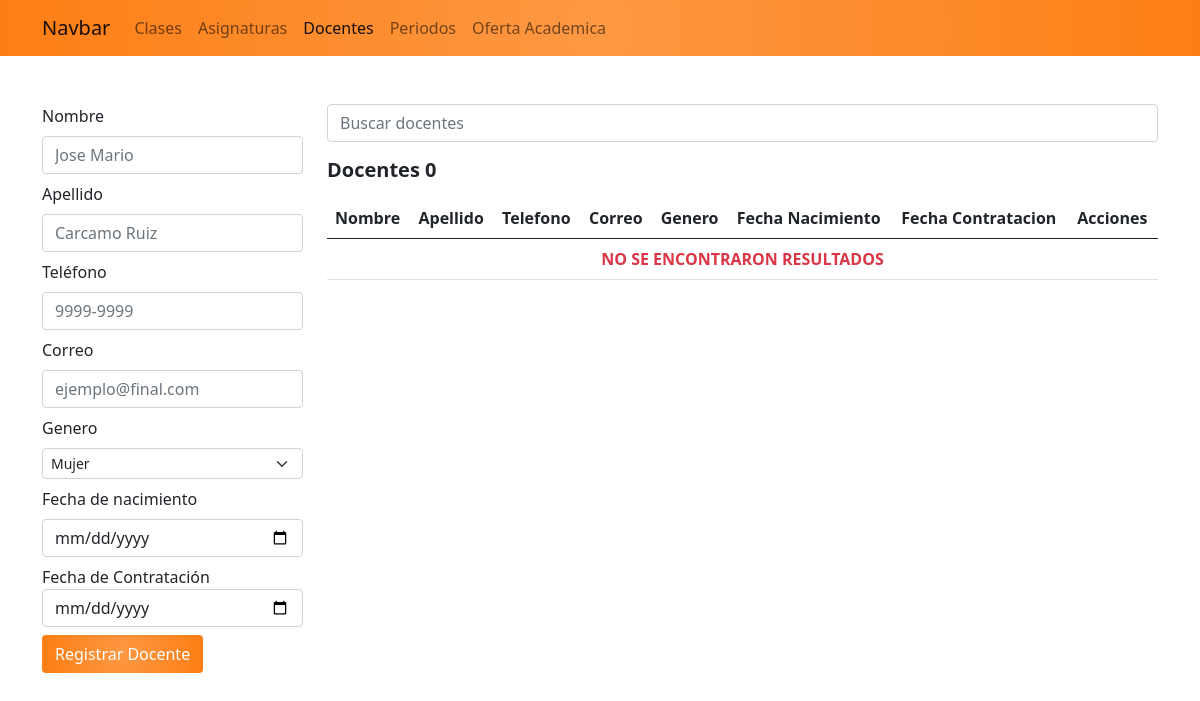
Before: /docentes_admin/ with the older database file.
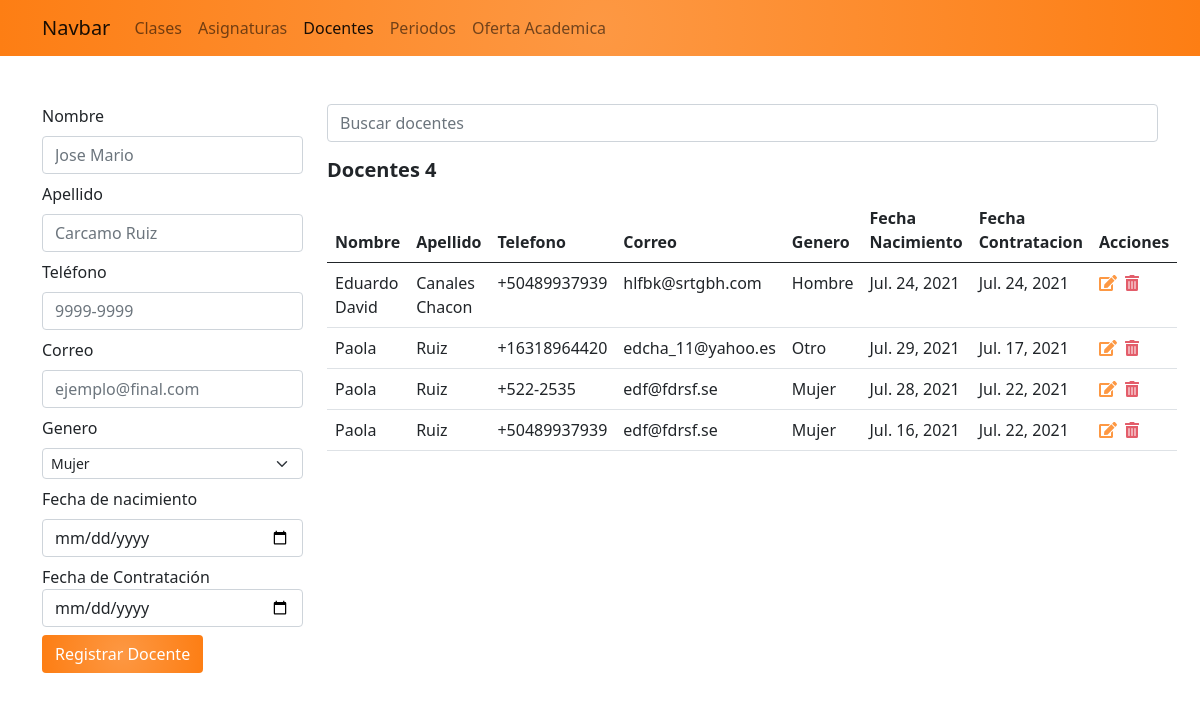
After: the same page with the newer database file.
### app_academico/models.py (models this page shows, shortened)
class Docente(models.Model):
    GENEROS =(
        ('1','Mujer'),
        ('2','Hombre'),
        ('3','Otro')
    )
    nombre = models.CharField(max_length=25)
    apellido = models.CharField(max_length=25)
    telefono = PhoneField(blank=True, help_text='Numero de teléfono')
    correo = models.EmailField()
    genero = models.CharField(max_length=1,choices=GENEROS, default='1')
    fecha_nacimiento = models.DateField()
    fecha_contratacion = models.DateField(default=date.today())

### app_academico/views.py (the view)
# urls.py: path('docentes_admin/', views.docenteAdmin, name='docenteAdmin'),
def docenteAdmin(request):
    if request.method == 'POST':
        Docente.objects.create(nombre=request.POST.get('nombre'), apellido=request.POST.get('apellido'),
                               telefono=request.POST.get('telefono'), correo=request.POST.get('correo'),
                               genero=request.POST.get('genero'), fecha_nacimiento=request.POST.get('datebirth'),
                               fecha_contratacion=request.POST.get('datecon'))
    if request.GET.get('q'):
        docentes = Docente.objects.filter(nombre__contains=request.GET.get('q')).order_by('nombre')
    else:
        docentes = Docente.objects.all()
    ctx = {
        'activo': 'docentes',
        'docentes': docentes,
    }
    return render(request, 'academico/docenteAdmin.html', ctx)

### app_academico/templates/academico/docenteAdmin.html (shortened to what this page needs)
{% extends "base.html" %}
{% block container %}
    <div class="row">
        <div class="col-3">
        {% if c %}
            <form action="{% url 'editar_docente' c.id %}" method="POST">
        {% else %}
            <form action="{% url 'docenteAdmin' %}" method="POST">
        {% endif %}
                <div class="mb-2">
                    <label class="mb-2" for="nombre">Nombre</label>
                    <input type="text" value="{{ c.nombre }}" name="nombre" id="nombre" class="form-control" placeholder="Jose Mario" pattern="(\b[A-Z]\w+)?(\s)?(\b[A-Z]\w+)" required>
                </div>
                <div class="mb-2">
                    <label class="mb-2" for="apellido">Apellido</label>
                    <input type="text" value="{{ c.apellido }}" name="apellido" id="apellido" class="form-control" placeholder="Carcamo Ruiz" pattern="(\b[A-Z]\w+)?(\s)?(\b[A-Z]\w+)" required>
                </div>
                <div class="mb-2">
                    <label class="mb-2" for="telefono">Teléfono</label>
                    <input type="tel" value="{{ c.telefono }}" name="telefono" id="telefono" class="form-control" pattern="\+?\d{1,4}?[-.\s]?\(?\d{1,3}?\)?[-.\s]?\d{1,4}[-.\s]?\d{1,4}[-.\s]?\d{1,9}" placeholder="9999-9999" required>
                </div>
                <div class="mb-2">
                    <label class="mb-2" for="correo">Correo</label>
                    <input type="email" value="{{ c.correo}}" name="correo" id="correo" class="form-control" placeholder="ejemplo@final.com" required>
                </div>
                <div class="mb-2">
                    <label class="mb-2" for="genero">Genero</label>
                    <select name="genero" id="genero" class="form-select form-select-sm" aria-selected="{{ c.genero }}">
                        {% if c.genero == '1' %}
                            <option value="1" selected>Mujer</option>
                            <option value="2">Hombre</option>
                            <option value="3">Otro</option>
                    {% elif c.genero == '2' %}
                            <option value="1" >Mujer</option>
                            <option value="2" selected>Hombre</option>
                            <option value="3">Otro</option>
                    {% elif c.genero == '3' %}
                            <option value="1" >Mujer</option>
                            <option value="2">Hombre</option>
                            <option value="3" selected>Otro</option>
                    {% else %}
                            <option value="1" >Mujer</option>
                        {% endif %}
                    </select>
                </div>
                <div class="mb-2">
                    <label class="mb-2" for="datebirth">Fecha de nacimiento</label>
                    <input type="date"  value="{{ c.fecha_nacimiento.isoformat }}" name="datebirth" id="datebirth" class="form-control" pattern="[0-9]{4}-[0-9]{2}-[0-9]{2}" max="31-12-2001" required>
                </div>
                <div class="mb-2">
                    <label for="datecon">Fecha de Contratación</label>
                    <input type="date"  value="{{ c.fecha_contratacion.isoformat }}" name="datecon" id="datecon" class="form-control" pattern="[0-9]{4}-[0-9]{2}-[0-9]{2}"  required>
                </div>
                <div class="mb-2">
                {% if c %}
                    <input onclick="if (!confirm('¿Desea actualizar {{c.nombre}} {{c.apellido}}?')) return false;"  type ="submit" class="btn text-white orange" value="Actualizar Docente">
                {% else %}
                    <input type ="submit" class="btn text-white orange" value="Registrar Docente">
                {% endif %}
                </div>
            </form>
        </div>
        <div class="col-9">
            <form action="" method="GET">
                <input name="q" value="{{ q | default_if_none:''}}" type="search" class="form-control" placeholder="Buscar docentes">
            </form>
            <h5 class="mt-3 mb-3 fw-bold">Docentes {{ docentes.count }}</h5>
            <table class="table table-hover">
                <thead>
                    <tr>
                        <th>Nombre</th>
                        <th>Apellido</th>
                        <th>Telefono</th>
                        <th>Correo</th>
                        <th>Genero</th>
                        <th>Fecha Nacimiento</th>
                        <th>Fecha Contratacion</th>
                        <th>Acciones</th>
                    </tr>
                </thead>
                <tbody>
                    {% for c in docentes %}
                        <tr>
                            <td>{{ c.nombre }}</td>
                            <td>{{ c.apellido }}</td>
                            <td>{{ c.telefono }}</td>
                            <td>{{ c.correo}}</td>
                            <td>{% if c.genero == '1' %}Mujer{% elif c.genero == '2' %}Hombre{% else %}Otro{% endif %}</td>
                            <td>{{ c.fecha_nacimiento}}</td>
                            <td>{{ c.fecha_contratacion}}</td>
                            <td>
                                <a href="{% url 'editar_docente' c.id %}" class="edit"><span class="fas fa-edit"></span></a>&nbsp
                                <a onclick="if (!confirm('Confirme la eliminacion')) return false;" href="{% url 'eliminar_docente' c.id %}" class="delete"><span class="fas fa-trash-alt"></span></a>
                            </td>
                        </tr>
                    {% empty %}
                        <tr>
                            <td colspan="8" class="text-danger text-center fw-bold">NO SE ENCONTRARON RESULTADOS</td>
                        </tr>
                    {% endfor %}
                </tbody>
            </table>
        </div>
    </div>
{% endblock %}

### global_templates/base.html (shortened to what this page needs)
{% load static %}
<!DOCTYPE html>
<html lang="en">
<head>
    <link href="{% static 'academico/bootstrap/bootstrap.min.css' %}" rel="stylesheet">
    <link href="{% static 'academico/css/all.css' %}" rel="stylesheet"/>
    <link href="{% static 'academico/bootstrap/bootstrap-datepicker.css' %}" rel="stylesheet"/>
    <link href="{% static 'academico/css/styled.css' %}" rel="stylesheet"/>
</head>
<body>
    <nav class="orange navbar navbar-expand-lg navbar-light ">
        <div class="container">
          <a class="navbar-brand" href="/">Navbar</a>
          <div class="collapse navbar-collapse" id="navbarNavAltMarkup">
            <div class="navbar-nav">
              <a class="nav-link {% if activo == 'clases' %} active {% endif %}" href="{% url 'clasesAdmin' %}">Clases</a>
              <a class="nav-link" href="{% url 'asignaturas' %}">Asignaturas</a>
                <a class="nav-link {% if activo == 'docentes' %} active {% endif %}" href="{% url 'docenteAdmin' %}">Docentes</a>
              <a class="nav-link {% if activo == 'periodos' %} active {% endif %}" href="{% url 'periodosAdmin' %}">Periodos</a>
              <a class="nav-link {% if activo == 'oferta' %} active {% endif %}">Oferta Academica</a>
            </div>
          </div>
        </div>
      </nav>
      <div class="container mt-5">
            {% block container %}{% endblock %}
      </div>
</body>
</html>

### app_academico/static/academico/css/styled.css (style rules this page uses)
.orange { background-color: #fd7e14; background: radial-gradient(circle, rgba(253,152,67,1) 0%, rgba(253,126,20,1) 100%); }
.delete { color: #e35d6a; }
.edit { color: #fd9843;; }

Changed rows visible on the page:
added Docente: nombre "Eduardo David", apellido "Canales Chacon", telefono "+50489937939", correo "hlfbk@srtgbh.com", genero "Hombre", fecha_nacimiento "Jul. 24, 2021", fecha_contratacion "Jul. 24, 2021"
added Docente: nombre "Paola", apellido "Ruiz", telefono "+16318964420", correo "edcha_11@yahoo.es", genero "Otro", fecha_nacimiento "Jul. 29, 2021", fecha_contratacion "Jul. 17, 2021"
added Docente: nombre "Paola", apellido "Ruiz", telefono "+522-2535", correo "edf@fdrsf.se", genero "Mujer", fecha_nacimiento "Jul. 28, 2021", fecha_contratacion "Jul. 22, 2021"
added Docente: nombre "Paola", apellido "Ruiz", telefono "+50489937939", correo "edf@fdrsf.se", genero "Mujer", fecha_nacimiento "Jul. 16, 2021", fecha_contratacion "Jul. 22, 2021"
Other visible differences:
{{ docentes.count }}: "0" → "4"
text no longer shown: "NO SE ENCONTRARON RESULTADOS"
